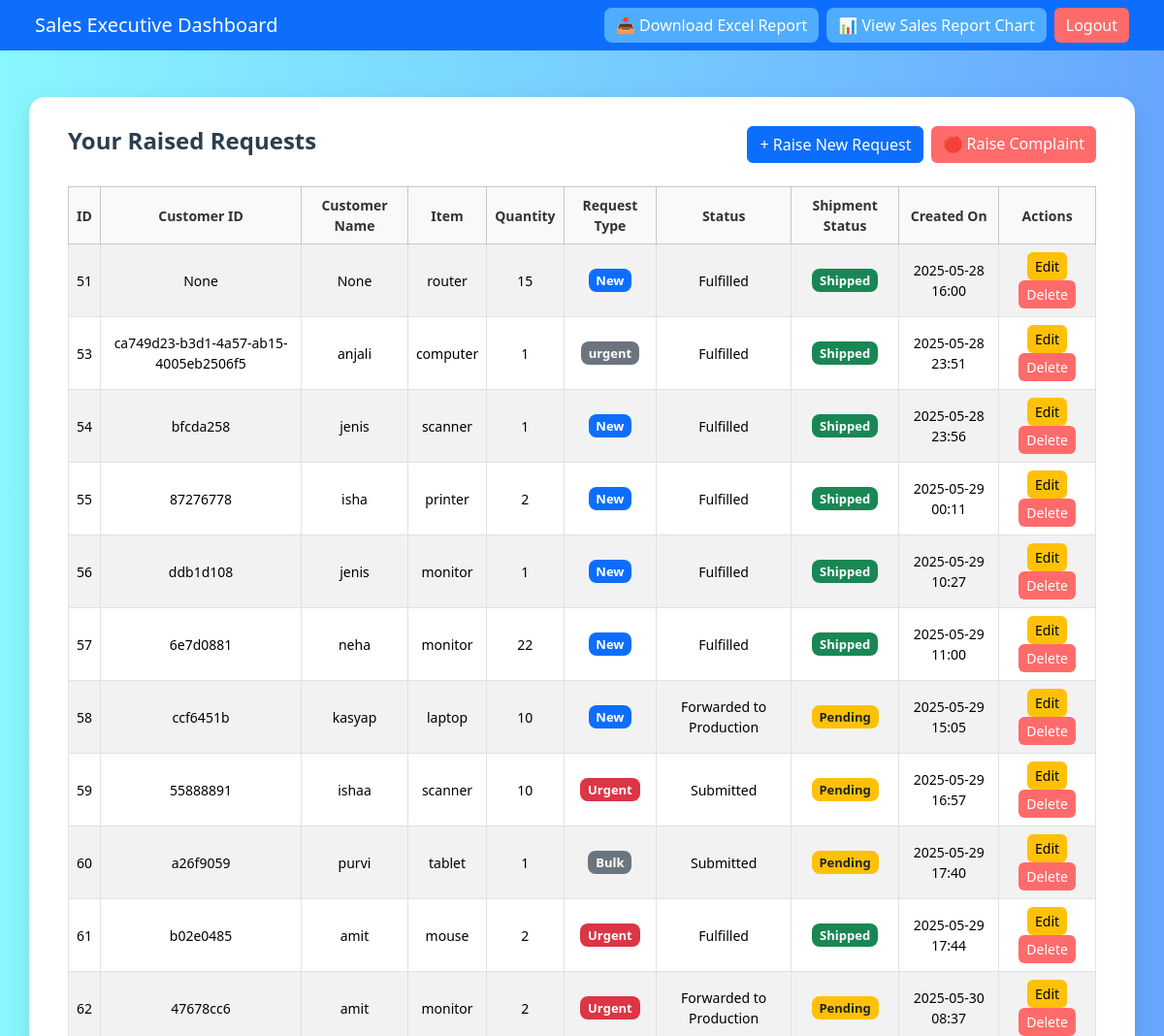
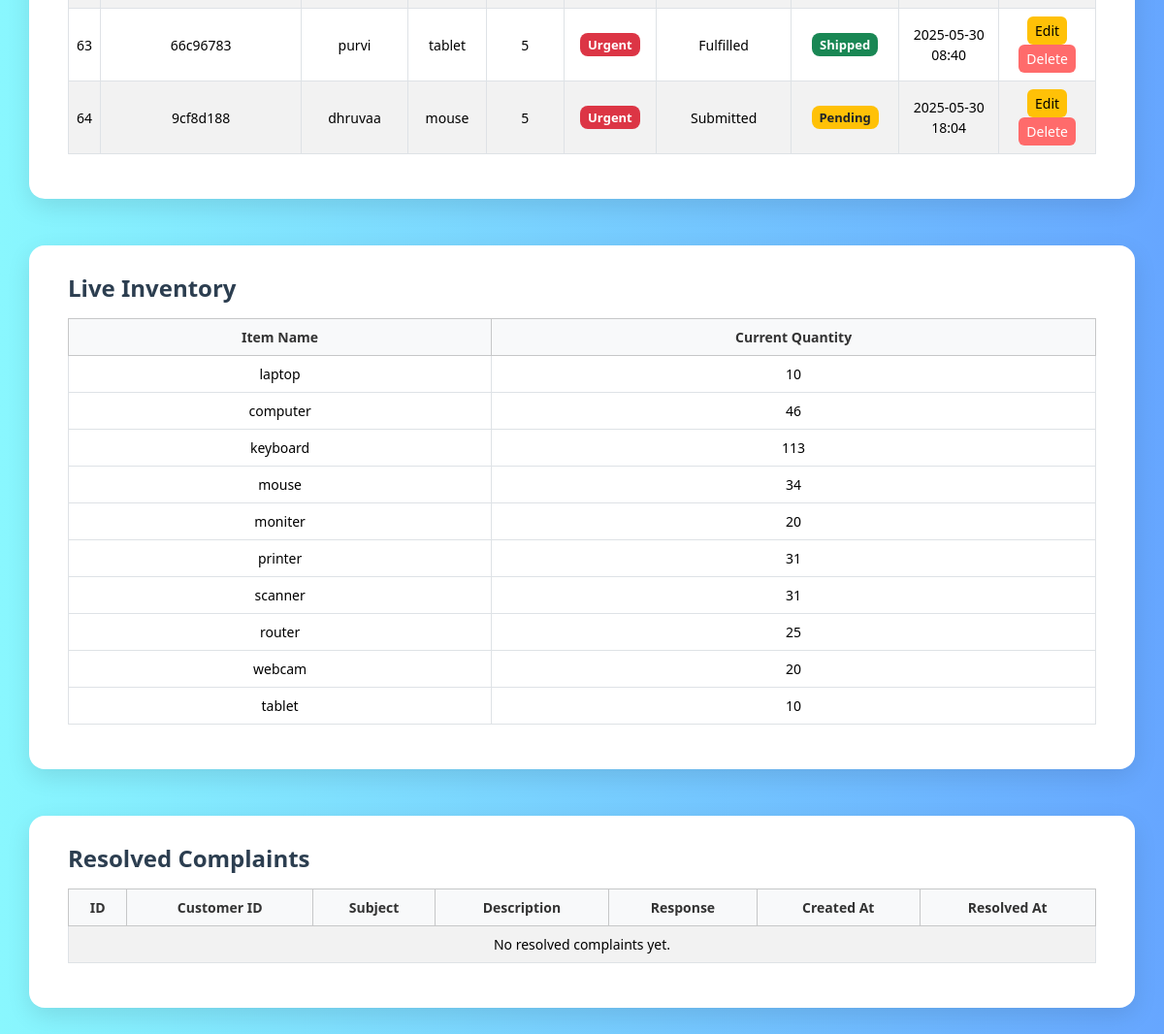
The app's page /sales_dashboard (signed in) with its own data (2 pictures, top to bottom).
### tables this page shows
CREATE TABLE "requests" (
	"id"	INTEGER,
	"item"	TEXT,
	"item_quantity"	INTEGER,
	"comment"	NUMERIC,
	"created_by"	TEXT NOT NULL,
	"assigned_to"	TEXT DEFAULT 'warehouse',
	"status"	TEXT DEFAULT 'Submitted' CHECK("status" IN ('Submitted', 'In Review', 'Fulfilled', 'Declined', 'Forwarded to Production')),
	"created_at"	TEXT DEFAULT CURRENT_TIMESTAMP,
	"updated_at"	TEXT DEFAULT CURRENT_TIMESTAMP,
	"warehouse_comment"	TEXT,
	"tracking_id"	TEXT,
	"courier_name"	TEXT,
	"delivery_date"	TEXT,
	"shipment_status"	TEXT DEFAULT 'Pending',
	"stock_available"	TEXT DEFAULT 'Yes' CHECK("stock_available" IN ('Yes', 'No')),
	"planner_comments"	TEXT,
	"estimated_completion_date"	TEXT,
	"urgency"	TEXT, was_forwarded INTEGER DEFAULT 0, customer_name TEXT, customer_id TEXT, request_type TEXT DEFAULT 'New',
	PRIMARY KEY("id" AUTOINCREMENT)
);

CREATE TABLE warehouse_inventory (
            id INTEGER PRIMARY KEY AUTOINCREMENT,
            item TEXT NOT NULL,
            item_quantity INTEGER NOT NULL
        );

### app.py (the view)
@app.route('/sales_dashboard')
def sales_dashboard():
    if session.get('role') != 'sales':
        return redirect(url_for('login'))
    username = session['username']
    conn = sqlite3.connect('database/4s.db')
    conn.row_factory = sqlite3.Row
    cursor = conn.cursor()
    cursor.execute("SELECT * FROM requests WHERE created_by = ?", (username,))
    rows = cursor.fetchall()
    requests = []
    for r in rows:
        created_at = r['created_at']
        if isinstance(created_at, str):
            try:
                created_at = datetime.strptime(created_at, "%Y-%m-%d %H:%M:%S")
            except ValueError:
                created_at = None
        requests.append({**dict(r), 'created_at': created_at})
    cursor.execute("SELECT item, item_quantity FROM warehouse_inventory")
    inventory_rows = cursor.fetchall()
    inventory = [dict(row) for row in inventory_rows]
    cursor.execute("SELECT * FROM complaints WHERE status = 'resolved'")
    resolved_rows = cursor.fetchall()
    resolved_complaints = [dict(row) for row in resolved_rows]
    conn.close()
    return render_template(
        'sales_dashboard.html',
        requests=requests,
        inventory=inventory,
        resolved_complaints=resolved_complaints  # ✅ Pass to template
    )

### Templates/sales_dashboard.html (shortened to what this page needs)
<!DOCTYPE html>
<html lang="en">
<head>
    <link href="https://cdn.jsdelivr.net/npm/bootstrap@5.3.3/dist/css/bootstrap.min.css" rel="stylesheet">
    <link rel="stylesheet" href="{{ url_for('static', filename='sales_styles.css') }}">
</head>
<body>
<nav class="navbar navbar-expand-lg navbar-dark bg-primary px-4">
    <div class="container-fluid gap-2">
        <span class="navbar-brand mb-0 h1">Sales Executive Dashboard</span>
        <div class="d-flex gap-2 flex-wrap">
            <a href="{{ url_for('download_report') }}" class="btn btn-info">
                📥 Download Excel Report
            </a>
            <a href="{{ url_for('sales_report_chart') }}" class="btn btn-info">
                📊 View Sales Report Chart
            </a>
            <a href="{{ url_for('logout') }}" class="btn btn-danger">
                Logout
            </a>
        </div>
    </div>
</nav>
<section class="dashboard-box container mt-5">
    <div class="d-flex justify-content-between align-items-center mb-4 flex-wrap gap-2">
        <h3>Your Raised Requests</h3>
        <div class="d-flex gap-2 flex-wrap">
            <a href="{{ url_for('raise_request') }}" class="btn btn-primary">+ Raise New Request</a>
            <a href="{{ url_for('raise_complaint') }}" class="btn btn-danger">🛑 Raise Complaint</a>
        </div>
    </div>
    <table class="table table-striped table-bordered">
        <thead class="table-light">
            <tr>
                <th>ID</th>
                <th>Customer ID</th>
                <th>Customer Name</th>
                <th>Item</th>
                <th>Quantity</th>
                <th>Request Type</th>
                <th>Status</th>
                <th>Shipment Status</th>
                <th>Created On</th>
                <th>Actions</th>
            </tr>
        </thead>
        <tbody>
            {% if requests %}
                {% for r in requests %}
                <tr>
                    <td>{{ r.id }}</td>
                    <td>{{ r.customer_id }}</td>
                    <td>{{ r.customer_name }}</td>
                    <td>{{ r.item or '' }}</td>
                    <td>{{ r.item_quantity or '' }}</td>
                    <td>
                        {% if r.request_type == 'Urgent' %}
                            <span class="badge bg-danger">Urgent</span>
                        {% elif r.request_type == 'New' %}
                            <span class="badge bg-primary">New</span>
                        {% elif r.request_type == 'Return' %}
                            <span class="badge bg-warning text-dark">Return</span>
                        {% else %}
                            <span class="badge bg-secondary">{{ r.request_type }}</span>
                        {% endif %}
                    </td>
                    <td>{{ r.status }}</td>
                    <td>
                        {% if r.shipment_status == 'Shipped' %}
                            <span class="badge bg-success">Shipped</span>
                        {% elif r.shipment_status %}
                            <span class="badge bg-warning text-dark">{{ r.shipment_status }}</span>
                        {% else %}
                            <span class="badge bg-secondary">N/A</span>
                        {% endif %}
                    </td>
                    <td>
                        {% if r.created_at %}
                            {{ r.created_at.strftime('%Y-%m-%d %H:%M') }}
                        {% else %}
                            N/A
                        {% endif %}
                    </td>
                    <td>
                        <a href="{{ url_for('edit_request', request_id=r.id) }}" class="btn btn-sm btn-warning">Edit</a>
                        <a href="{{ url_for('delete_request', request_id=r.id) }}" class="btn btn-sm btn-danger" onclick="return confirm('Are you sure you want to delete this request?');">Delete</a>
                    </td>
                </tr>
                {% endfor %}
            {% else %}
                <tr>
                    <td colspan="10" class="text-center">No requests found. Click "+ Raise New Request" to create one.</td>
                </tr>
            {% endif %}
        </tbody>
    </table>
</section>
<section class="dashboard-box container mt-5 mb-5">
    <h3>Live Inventory</h3>
    <table class="table table-bordered table-hover mt-3">
        <thead class="table-light">
            <tr>
                <th>Item Name</th>
                <th>Current Quantity</th>
            </tr>
        </thead>
        <tbody>
            {% for item in inventory %}
            <tr>
                <td>{{ item['item'] }}</td>
                <td>{{ item['item_quantity'] }}</td>
            </tr>
            {% endfor %}
        </tbody>
    </table>
</section>
<section class="dashboard-box container mt-5 mb-5">
    <h3>Resolved Complaints</h3>
    <table class="table table-bordered table-striped mt-3">
        <thead class="table-light">
            <tr>
                <th>ID</th>
                <th>Customer ID</th>
                <th>Subject</th>
                <th>Description</th>
                <th>Response</th>
                <th>Created At</th>
                <th>Resolved At</th>
            </tr>
        </thead>
        <tbody>
            {% if resolved_complaints %}
                {% for c in resolved_complaints %}
                <tr>
                    <td>{{ c['id'] }}</td>
                    <td>{{ c['customer_id'] }}</td>
                    <td>{{ c['subject'] }}</td>
                    <td>{{ c['description'] }}</td>
                    <td>{{ c['response'] }}</td>
                    <td>{{ c['created_at'] or 'N/A' }}</td>
                    <td>{{ c['resolved_at'] or 'N/A' }}</td>
                </tr>
                {% endfor %}
            {% else %}
                <tr>
                    <td colspan="7" class="text-center">No resolved complaints yet.</td>
                </tr>
            {% endif %}
        </tbody>
    </table>
</section>
</body>
</html>

### Static/sales_styles.css (style rules this page uses)
body { margin: 0; padding: 0; background: linear-gradient(to right, #89f7fe, #66a6ff); font-family: 'Segoe UI', Tahoma, Geneva, Verdana, sans-serif; min-height: 100vh; }
.dashboard-box { background-color: #ffffff; padding: 30px 40px; border-radius: 16px; box-shadow: 0 8px 24px rgba(0, 0, 0, 0.1); }
.dashboard-box h3 { color: #2c3e50; font-size: 24px; font-weight: 600; }
.table th, .table td { text-align: center; vertical-align: middle; font-size: 14px; }
.table thead th { background-color: #f8f9fa; color: #333; }
.btn-info { background-color: #4facfe; border: none; color: white; border-radius: 8px; font-weight: 500; }
.btn-warning { background-color: #ffc107; border: none; border-radius: 6px; }
.btn-danger { background-color: #ff6b6b; border: none; border-radius: 6px; }
.badge { font-size: 13px; padding: 0.4em 0.6em; border-radius: 8px; }

### records on screen
requests: id "51", customer_id "None", customer_name "None", item "router", item_quantity "15", request_type "New", status "Fulfilled", shipment_status "Shipped", created_at "2025-05-28 16:00"
requests: id "53", customer_id "ca749d23-b3d1-4a57-ab15-4005eb2506f5", customer_name "anjali", item "computer", item_quantity "1", request_type "urgent", status "Fulfilled", shipment_status "Shipped", created_at "2025-05-28 23:51"
requests: id "54", customer_id "bfcda258", customer_name "jenis", item "scanner", item_quantity "1", request_type "New", status "Fulfilled", shipment_status "Shipped", created_at "2025-05-28 23:56"
requests: id "55", customer_id "87276778", customer_name "isha", item "printer", item_quantity "2", request_type "New", status "Fulfilled", shipment_status "Shipped", created_at "2025-05-29 00:11"
requests: id "56", customer_id "ddb1d108", customer_name "jenis", item "monitor", item_quantity "1", request_type "New", status "Fulfilled", shipment_status "Shipped", created_at "2025-05-29 10:27"
requests: id "57", customer_id "6e7d0881", customer_name "neha", item "monitor", item_quantity "22", request_type "New", status "Fulfilled", shipment_status "Shipped", created_at "2025-05-29 11:00"
requests: id "58", customer_id "ccf6451b", customer_name "kasyap", item "laptop", item_quantity "10", request_type "New", status "Forwarded to Production", shipment_status "Pending", created_at "2025-05-29 15:05"
requests: id "59", customer_id "55888891", customer_name "ishaa", item "scanner", item_quantity "10", request_type "Urgent", status "Submitted", shipment_status "Pending", created_at "2025-05-29 16:57"
requests: id "60", customer_id "a26f9059", customer_name "purvi", item "tablet", item_quantity "1", request_type "Bulk", status "Submitted", shipment_status "Pending", created_at "2025-05-29 17:40"
requests: id "61", customer_id "b02e0485", customer_name "amit", item "mouse", item_quantity "2", request_type "Urgent", status "Fulfilled", shipment_status "Shipped", created_at "2025-05-29 17:44"
requests: id "62", customer_id "47678cc6", customer_name "amit", item "monitor", item_quantity "2", request_type "Urgent", status "Forwarded to Production", shipment_status "Pending", created_at "2025-05-30 08:37"
requests: id "63", customer_id "66c96783", customer_name "purvi", item "tablet", item_quantity "5", request_type "Urgent", status "Fulfilled", shipment_status "Shipped", created_at "2025-05-30 08:40"
requests: id "64", customer_id "9cf8d188", customer_name "dhruvaa", item "mouse", item_quantity "5", request_type "Urgent", status "Submitted", shipment_status "Pending", created_at "2025-05-30 18:04"
warehouse_inventory: item "laptop", item_quantity "10"
warehouse_inventory: item "computer", item_quantity "46"
warehouse_inventory: item "keyboard", item_quantity "113"
warehouse_inventory: item "mouse", item_quantity "34"
warehouse_inventory: item "moniter", item_quantity "20"
warehouse_inventory: item "printer", item_quantity "31"
warehouse_inventory: item "scanner", item_quantity "31"
warehouse_inventory: item "router", item_quantity "25"
warehouse_inventory: item "webcam", item_quantity "20"
warehouse_inventory: item "tablet", item_quantity "10"
